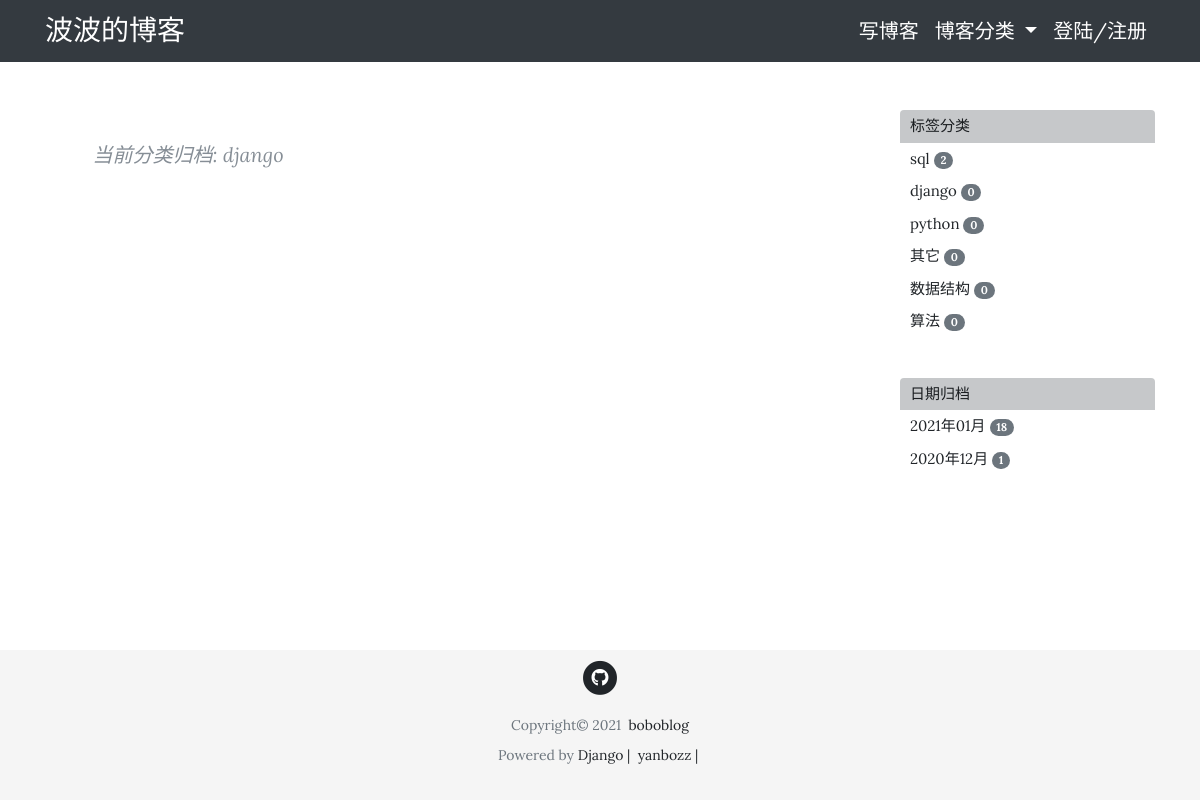
Screenshot of /post/django/ with the database file from the repository.
### tag/models.py (models this page shows, shortened)
class PostTag(models.Model):
    slug = models.SlugField(max_length=50)
    tag_name = models.CharField(max_length=50)
    created = models.DateTimeField(default=timezone.now)
    posts = models.ManyToManyField(Post, blank=True,
                                   related_name='tags', related_query_name='tag')
    objects = PostTagManager()
    def get_posts(self):
        return Post.objects.filter(tag=self)

### blog/views.py (the view)
# urls.py: path('post/<slug:slug>/', PostTagListView.as_view(), name='posts-with-tag'),
class PostTagListView(PostListView):
    template_name = 'blog/post_tag.html'
    def get_context_data(self, **kwargs):
        context = super().get_context_data(**kwargs)
        context['tag'] = PostTag.objects.get(slug=self.kwargs['slug'])
        return context
    def get_queryset(self):
        tag_name = self.kwargs['slug']
        tag = PostTag.objects.get(slug=tag_name)
        return tag.get_posts()

### blog/views.py (called while the page is built)
    def get_context_data(self, **kwargs):
        context = super().get_context_data(**kwargs)
        date_qs = Post.objects.dates('pub_date', 'month', 'DESC')
        post_dates = self.get_count_in_month(date_qs)
        tags = PostTag.objects.get_posts_count()
        context['post_dates'] = post_dates
        context['tags'] = tags
        return context

    def get_count_in_month(self, qs):
        qs = qs.values('datefield').annotate(post_count=Count('id'))
        post_dates = []
        for date_qs in qs:
            post_dates.append((date_qs['datefield'], date_qs['post_count']))
        return post_dates

### tag/models.py (called while the page is built)
    def get_posts_count(self):
        tags = PostTag.objects.annotate(num_posts=Count('posts')).order_by('-num_posts')
        return tags

### blog/templates/blog/post_tag.html (shortened to what this page needs)
{% extends "blog/base.html"  %}
{% block content %}
<div class="col-lg-8 col-md-10 mx-auto">
  <div class="tag-container">
      <p>当前分类归档: {{ tag.tag_name }}</p>
  </div>
</div>
{% include "blog/sidebar.html" %}
{% endblock content %}

### blog/templates/blog/sidebar.html
<div class="hidden-xs col-sm-10 col-md-2 col-lg-3">
  <div class="tag-list">
    <ul class="list-group">
      <li class="list-group-item list-group-item-dark">标签分类</li>
      {% for tag in tags %}
        <a href="{% url 'posts-with-tag' tag.slug %}" class="">
          <li class="list-group-item">
            {{ tag.tag_name }}
            <span class="badge badge-secondary badge-pill">{{ tag.num_posts }}</span>
          </li>
        </a>
      {% endfor %}
    </ul>
  </div>
  <div class="date-list">
    <ul class="list-group">
      <li class="list-group-item list-group-item-dark">日期归档</li>
      {% for post_date, count in post_dates %}
        <a href="{% url 'posts-with-date' post_date.year post_date.month %}" class="">
          <li class="list-group-item">
            {{ post_date|date:"Y年m月" }}
            <span class="badge badge-secondary badge-pill">{{ count }}</span>
          </li>
        </a>
      {% endfor %}
    </ul>
  </div>
</div>

### blog/static/blog/css/clean-blog.css (style rules this page uses)
body { font-size: 20px; color: #212529; font-family: 'Lora', 'Times New Roman', serif; }
ul { list-style-type: none; }
p { line-height: 1.5; margin: 30px 0; }
a { color: #212529; transition: all 0.2s; }
.tag-container { margin-bottom: 40px; font-style: italic; color: #868e96; }
.tag-list { margin-bottom: 40px; font-size: 15px }
.tag-list .list-group-item { padding: 5px 10px; border: 0; }
.date-list { margin-bottom: 40px; font-size: 15px }
.date-list .list-group-item { padding: 5px 10px; border: 0; }

### blog/templates/blog/footer.html (style rules this page uses)
html { position: relative; min-height: 100%; }
body { font-size: 20px; color: #212529; font-family: 'Lora', 'Times New Roman', serif; align-items: center; margin-bottom: 150px; }

### rows the page displays
PostTag: tag_name "django", num_posts "0"
PostTag: tag_name "sql", num_posts "2"
PostTag: tag_name "python", num_posts "0"
PostTag: tag_name "其它", num_posts "0"
PostTag: tag_name "数据结构", num_posts "0"
PostTag: tag_name "算法", num_posts "0"

### other values shown
{{ post_date|date:"Y年m月" }} "2021年01月" "2020年12月"
{{ count }} "18" "1"
